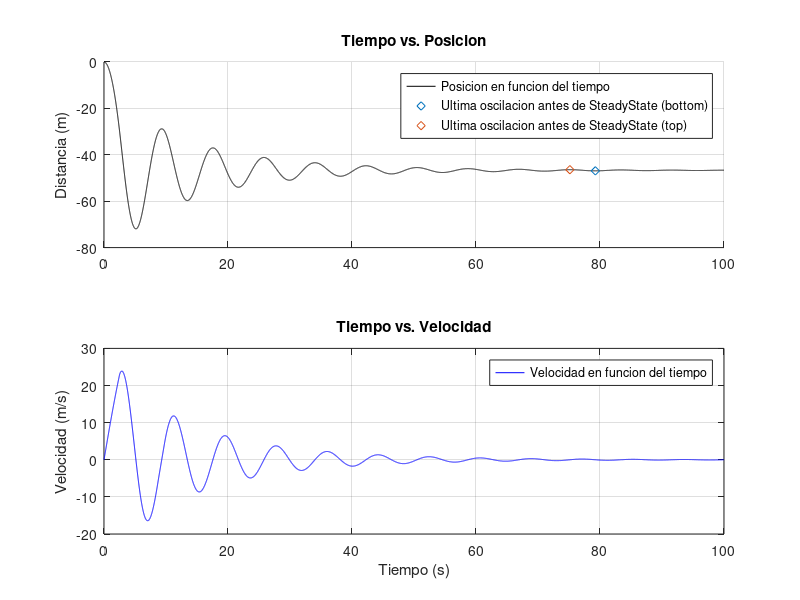

Write the MATLAB code that produced this figure.
% clear all
close all
clc

% Parámetros
L = 30;
m = 68.1;
Cd = 0.25;
k = 40;
g = 9.81;
c = 8;
h = 0.01;
tol = 0.5;

% valores iniciales
x = 0;
v = 0;
T = 0:h:100;
n = length(T);

% Aceleración
a = @(x, v) g - (Cd/m) * abs(v) * v;

steatyTi = 0;
top = 10;
bottom = -10;
X = zeros(1,n);
V = zeros(1,n);
X(1) = x;
V(1) = v;

% Runge-Kutta 4
for ti = 2 : n
    a = @(x, v) g - (Cd/m) * abs(v) * v - (x > L) * ((k/m) * (x - L) + (c/m) * v);

    k1x = h * v;
    k1v = h * a(x, v);
    k2x = h * (v + 0.5*k1v);
    k2v = h * a(x + 0.5*k1x, v + 0.5*k1v);
    k3x = h * (v + 0.5*k2v);
    k3v = h * a(x + 0.5*k2x, v + 0.5*k2v);
    k4x = h * (v + k3v);
    k4v = h * a(x + k3x, v + k3v);

    x = x + (k1x + 2*k2x + 2*k3x + k4x) / 6;
    v = v + (k1v + 2*k2v + 2*k3v + k4v) / 6;
    X(ti) = x;
    V(ti) = v;
    if (ti >= 3 && steatyTi == 0)
        if ((X(ti) < X(ti-1)) && X(ti-1) > X(ti-2))
            top = X(ti-1);
            topTime = ti-1;
        end
        if ((X(ti) > X(ti-1)) && X(ti-1) < X(ti-2))
            bottom = X(ti-1);
            bottomTime = ti-1;
        end
    end
    if ((abs(top - bottom) < tol) && steatyTi == 0)
        steatyTi = ti-1;
    end
end

% Plot
subplot(2,1,1);
hold on;
plot(T, -X,'k');
title('Tiempo vs. Posicion');
plot(T(topTime),-X(topTime),'d')
plot(T(bottomTime),-X(bottomTime),'d')
legend('Posicion en funcion del tiempo','Ultima oscilacion antes de SteadyState (bottom)','Ultima oscilacion antes de SteadyState (top)');
grid on;
ylabel('Distancia (m)');
subplot(2,1,2);
plot(T, V, 'b');
grid on;
title('Tiempo vs. Velocidad');
xlabel('Tiempo (s)');
ylabel('Velocidad (m/s)');
legend('Velocidad en funcion del tiempo');

fprintf(['La primera grafica representa la posicion del saltador del bungee respecto al \n' ...
    'tiempo. Esta grafica representa visualmente la caída de la persona bajo \n' ...
    'la influencia de la gravedad, y su interacción con la fuerza elastica \n' ...
    '(cuerda) y demas interacciones definidas en los parametros. Se destacan \n' ...
    'dos puntos que representan la ultima oscilacion antes \n' ...
    'de que el sistema alcance el estado estacionario. \n\n'])

fprintf(['La segunda grafica muestra como cambia la velocidad de la persona a \n' ...
    'lo largo del tiempo, esta velocidad se obtuvo a traves de la integracion \n' ...
    'de la velocidad. \n\n'])

fprintf(['estas graficas juntas muestran como la persona inicia su \n' ...
    'movimiento desde el reposo, experimenta aceleracion debido a la \n' ...
    'gravedad y es afectado por la resistencia del aire, y la forma en que \n' ...
    'eventualmente entra en un estado de oscilacion amortiguada debido \n' ...
    'a la fuerza elastica que ejerce la cuerda y de la amortiguacion aplicada \n' ...
    'cuando la persona se estira mas alla de la longitud que tiene. \n' ...
    'Finalmente, el sistema alcanza un estado estacionario, \n' ...
    'donde la posición y la velocidad se estabilizan.\n\n'])

fprintf(['El valor final de la posición representa el punto donde la persona \n' ...
    'se ha detenido (o la posicion deja de variar significativamente. \n' ...
    'Esto ocurre cuando la combinación de la resistencia del aire, la gravedad \n' ...
    'y las fuerzas elasticas y de amortiguacion equilibran el movimiento de la persona, \n' ...
    'llevandolo a un estado estacionario.\n\n'])

fprintf(['El instante en el tiempo en que las oscilaciones bajan de la amplitud \n' ...
    'de tolerancia definida de %.2f metros es a los %.4f segundos.\n'], tol, T(steatyTi));
